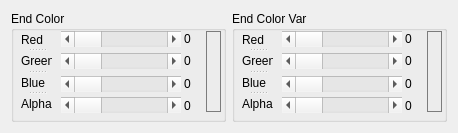
      <widget class="QWidget" name="tab_2">
       <attribute name="title">
        <string>End Color</string>
       </attribute>
       <layout class="QHBoxLayout" name="horizontalLayout_2">
        <item>
         <widget class="QGroupBox" name="groupBox_8">
          <property name="minimumSize">
           <size>
            <width>215</width>
            <height>111</height>
           </size>
          </property>
          <property name="title">
           <string>End Color</string>
          </property>
          <widget class="QScrollBar" name="horizontalScrollBar_9">
           <property name="geometry">
            <rect>
             <x>50</x>
             <y>20</y>
             <width>120</width>
             <height>16</height>
            </rect>
           </property>
           <property name="maximum">
            <number>255</number>
           </property>
           <property name="singleStep">
            <number>1</number>
           </property>
           <property name="pageStep">
            <number>10</number>
           </property>
           <property name="orientation">
            <enum>Qt::Horizontal</enum>
           </property>
          </widget>
          <widget class="QScrollBar" name="horizontalScrollBar_10">
           <property name="geometry">
            <rect>
             <x>50</x>
             <y>42</y>
             <width>120</width>
             <height>16</height>
            </rect>
           </property>
           <property name="maximum">
            <number>255</number>
           </property>
           <property name="singleStep">
            <number>1</number>
           </property>
           <property name="pageStep">
            <number>10</number>
           </property>
           <property name="orientation">
            <enum>Qt::Horizontal</enum>
           </property>
          </widget>
          <widget class="QScrollBar" name="horizontalScrollBar_11">
           <property name="geometry">
            <rect>
             <x>50</x>
             <y>65</y>
             <width>120</width>
             <height>16</height>
            </rect>
           </property>
           <property name="maximum">
            <number>255</number>
           </property>
           <property name="singleStep">
            <number>1</number>
           </property>
           <property name="orientation">
            <enum>Qt::Horizontal</enum>
           </property>
          </widget>
          <widget class="QScrollBar" name="horizontalScrollBar_12">
           <property name="geometry">
            <rect>
             <x>50</x>
             <y>86</y>
             <width>120</width>
             <height>16</height>
            </rect>
           </property>
           <property name="maximum">
            <number>255</number>
           </property>
           <property name="singleStep">
            <number>1</number>
           </property>
           <property name="orientation">
            <enum>Qt::Horizontal</enum>
           </property>
          </widget>
          <widget class="QLabel" name="label_46">
           <property name="geometry">
            <rect>
             <x>173</x>
             <y>22</y>
             <width>21</width>
             <height>12</height>
            </rect>
           </property>
           <property name="text">
            <string>0</string>
           </property>
          </widget>
          <widget class="QLabel" name="label_47">
           <property name="geometry">
            <rect>
             <x>173</x>
             <y>44</y>
             <width>21</width>
             <height>12</height>
            </rect>
           </property>
           <property name="text">
            <string>0</string>
           </property>
          </widget>
          <widget class="QLabel" name="label_48">
           <property name="geometry">
            <rect>
             <x>173</x>
             <y>67</y>
             <width>21</width>
             <height>12</height>
            </rect>
           </property>
           <property name="text">
            <string>0</string>
           </property>
          </widget>
          <widget class="QLabel" name="label_49">
           <property name="geometry">
            <rect>
             <x>173</x>
             <y>89</y>
             <width>21</width>
             <height>12</height>
            </rect>
           </property>
           <property name="text">
            <string>0</string>
           </property>
          </widget>
          <widget class="QSplitter" name="splitter_3">
           <property name="geometry">
            <rect>
             <x>10</x>
             <y>20</y>
             <width>31</width>
             <height>81</height>
            </rect>
           </property>
           <property name="orientation">
            <enum>Qt::Vertical</enum>
           </property>
           <widget class="QLabel" name="label_50">
            <property name="text">
             <string>Red</string>
            </property>
           </widget>
           <widget class="QLabel" name="label_51">
            <property name="text">
             <string>Green</string>
            </property>
           </widget>
           <widget class="QLabel" name="label_52">
            <property name="text">
             <string>Blue</string>
            </property>
           </widget>
           <widget class="QLabel" name="label_53">
            <property name="text">
             <string>Alpha</string>
            </property>
           </widget>
          </widget>
          <widget class="QPushButton" name="pushButton_5">
           <property name="geometry">
            <rect>
             <x>195</x>
             <y>20</y>
             <width>15</width>
             <height>81</height>
            </rect>
           </property>
           <property name="styleSheet">
            <string notr="true">border:1px solid rgb(124,124,124);</string>
           </property>
           <property name="text">
            <string/>
           </property>
           <property name="autoDefault">
            <bool>false</bool>
           </property>
           <property name="default">
            <bool>false</bool>
           </property>
           <property name="flat">
            <bool>false</bool>
           </property>
          </widget>
         </widget>
        </item>
        <item>
         <widget class="QGroupBox" name="groupBox_9">
          <property name="minimumSize">
           <size>
            <width>215</width>
            <height>111</height>
           </size>
          </property>
          <property name="title">
           <string>End Color Var</string>
          </property>
          <widget class="QScrollBar" name="horizontalScrollBar_13">
           <property name="geometry">
            <rect>
             <x>50</x>
             <y>20</y>
             <width>120</width>
             <height>16</height>
            </rect>
           </property>
           <property name="maximum">
            <number>255</number>
           </property>
           <property name="singleStep">
            <number>1</number>
           </property>
           <property name="pageStep">
            <number>10</number>
           </property>
           <property name="orientation">
            <enum>Qt::Horizontal</enum>
           </property>
          </widget>
          <widget class="QScrollBar" name="horizontalScrollBar_14">
           <property name="geometry">
            <rect>
             <x>50</x>
             <y>42</y>
             <width>120</width>
             <height>16</height>
            </rect>
           </property>
           <property name="maximum">
            <number>255</number>
           </property>
           <property name="singleStep">
            <number>1</number>
           </property>
           <property name="pageStep">
            <number>10</number>
           </property>
           <property name="orientation">
            <enum>Qt::Horizontal</enum>
           </property>
          </widget>
          <widget class="QScrollBar" name="horizontalScrollBar_15">
           <property name="geometry">
            <rect>
             <x>50</x>
             <y>65</y>
             <width>120</width>
             <height>16</height>
            </rect>
           </property>
           <property name="maximum">
            <number>255</number>
           </property>
           <property name="singleStep">
            <number>1</number>
           </property>
           <property name="orientation">
            <enum>Qt::Horizontal</enum>
           </property>
          </widget>
          <widget class="QScrollBar" name="horizontalScrollBar_16">
           <property name="geometry">
            <rect>
             <x>50</x>
             <y>86</y>
             <width>120</width>
             <height>16</height>
            </rect>
           </property>
           <property name="maximum">
            <number>255</number>
           </property>
           <property name="singleStep">
            <number>1</number>
           </property>
           <property name="orientation">
            <enum>Qt::Horizontal</enum>
           </property>
          </widget>
          <widget class="QLabel" name="label_54">
           <property name="geometry">
            <rect>
             <x>173</x>
             <y>22</y>
             <width>21</width>
             <height>12</height>
            </rect>
           </property>
           <property name="text">
            <string>0</string>
           </property>
          </widget>
          <widget class="QLabel" name="label_55">
           <property name="geometry">
            <rect>
             <x>173</x>
             <y>44</y>
             <width>21</width>
             <height>12</height>
            </rect>
           </property>
           <property name="text">
            <string>0</string>
           </property>
          </widget>
          <widget class="QLabel" name="label_56">
           <property name="geometry">
            <rect>
             <x>173</x>
             <y>67</y>
             <width>21</width>
             <height>12</height>
            </rect>
           </property>
           <property name="text">
            <string>0</string>
           </property>
          </widget>
          <widget class="QLabel" name="label_57">
           <property name="geometry">
            <rect>
             <x>173</x>
             <y>89</y>
             <width>21</width>
             <height>12</height>
            </rect>
           </property>
           <property name="text">
            <string>0</string>
           </property>
          </widget>
          <widget class="QSplitter" name="splitter_4">
           <property name="geometry">
            <rect>
             <x>10</x>
             <y>20</y>
             <width>31</width>
             <height>81</height>
            </rect>
           </property>
           <property name="orientation">
            <enum>Qt::Vertical</enum>
           </property>
           <widget class="QLabel" name="label_58">
            <property name="text">
             <string>Red</string>
            </property>
           </widget>
           <widget class="QLabel" name="label_59">
            <property name="text">
             <string>Green</string>
            </property>
           </widget>
           <widget class="QLabel" name="label_60">
            <property name="text">
             <string>Blue</string>
            </property>
           </widget>
           <widget class="QLabel" name="label_61">
            <property name="text">
             <string>Alpha</string>
            </property>
           </widget>
          </widget>
          <widget class="QPushButton" name="pushButton_6">
           <property name="geometry">
            <rect>
             <x>195</x>
             <y>20</y>
             <width>15</width>
             <height>81</height>
            </rect>
           </property>
           <property name="styleSheet">
            <string notr="true">border:1px solid rgb(124,124,124);</string>
           </property>
           <property name="text">
            <string/>
           </property>
           <property name="autoDefault">
            <bool>false</bool>
           </property>
           <property name="default">
            <bool>false</bool>
           </property>
           <property name="flat">
            <bool>false</bool>
           </property>
          </widget>
         </widget>
        </item>
       </layout>
      </widget>
